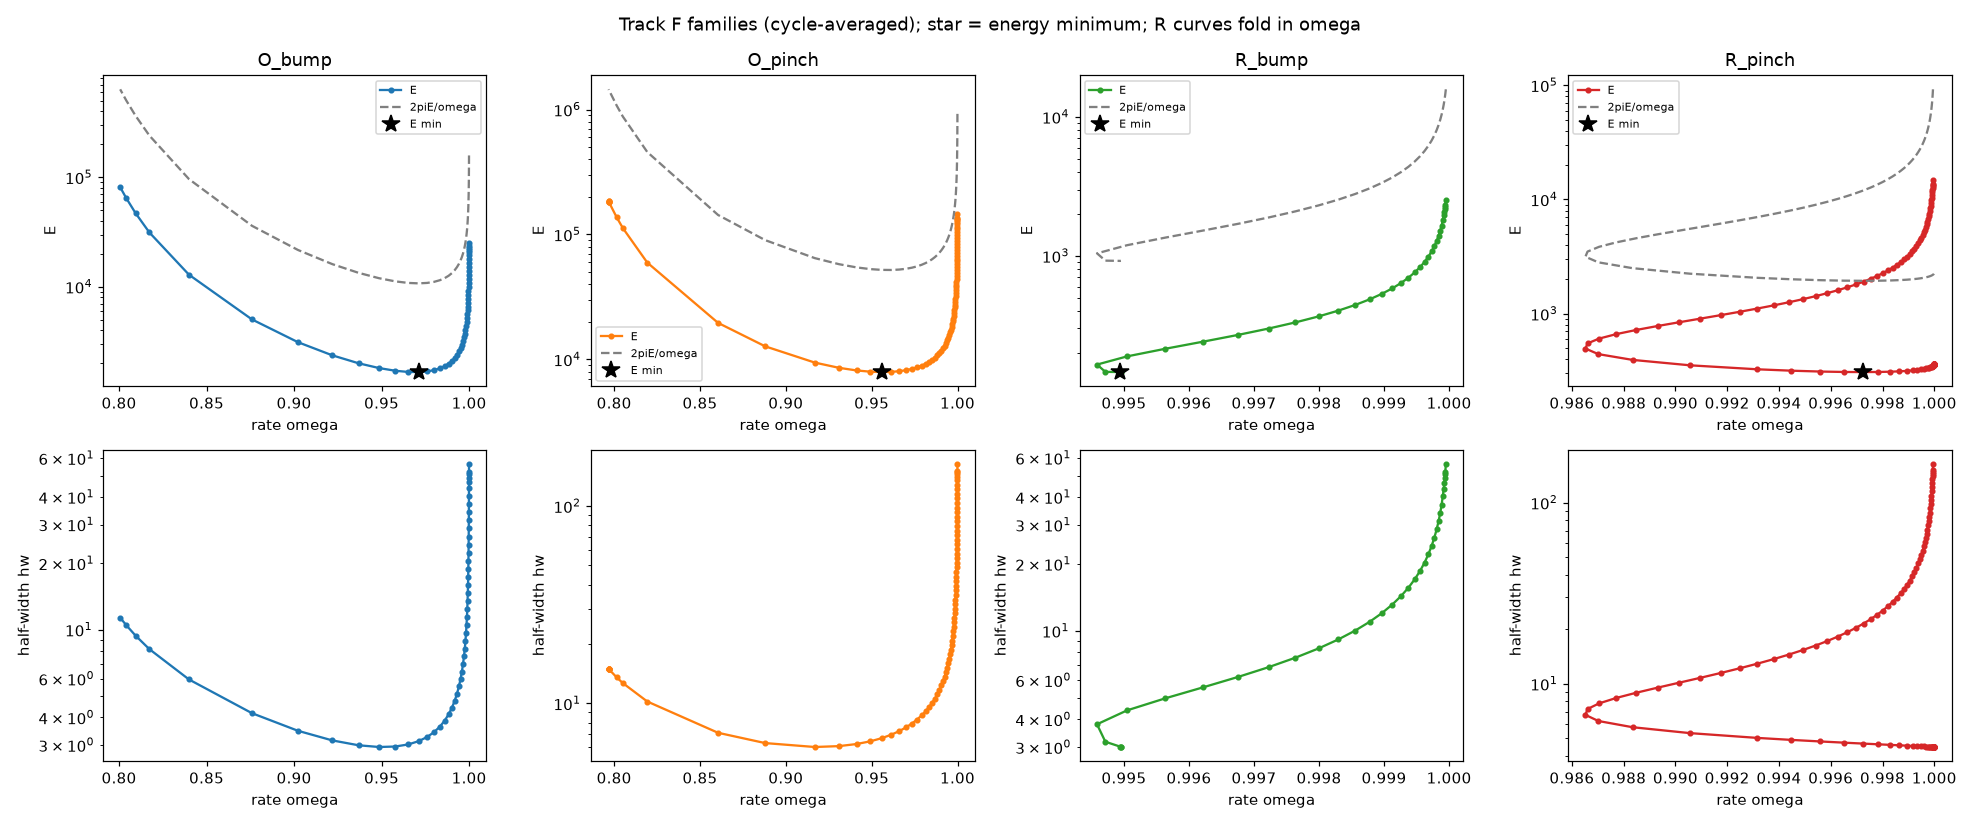

The script that saved this image:
import json, numpy as np
import matplotlib; matplotlib.use("Agg")
import matplotlib.pyplot as plt
ROOT = "/Users/aaronramos/Desktop/SWIRL/.claude/worktrees/s5-trackF"; OUT = ROOT + "/outputs/session5/trackF"
names = ["O_bump", "O_pinch", "R_bump", "R_pinch"]
col = {"O_bump": "C0", "O_pinch": "C1", "R_bump": "C2", "R_pinch": "C3"}
fam = {n: json.load(open(f"{ROOT}/outputs/radial5/family_{n}.json"))["rows"] for n in names}
fig, ax = plt.subplots(2, 4, figsize=(18, 7.5))
for j, n in enumerate(names):
    R = fam[n]; w = np.array([r["omega"] for r in R]); E = np.array([r["E"] for r in R]); hw = np.array([r["hw"] for r in R])
    epc = np.array([r["E_per_cycle"] for r in R])
    a = ax[0, j]; a.semilogy(w, E, "-o", ms=3, color=col[n], label="E"); a.semilogy(w, epc, "--", color="gray", label="2piE/omega")
    i = int(np.argmin(E)); a.plot(w[i], E[i], "k*", ms=12, label="E min"); a.set_title(n); a.set_xlabel("rate omega"); a.set_ylabel("E"); a.legend(fontsize=7)
    a = ax[1, j]; a.semilogy(w, hw, "-o", ms=3, color=col[n]); a.set_xlabel("rate omega"); a.set_ylabel("half-width hw")
    for k in range(len(w)-1):
        pass
fig.suptitle("Track F families (cycle-averaged); star = energy minimum; R curves fold in omega"); fig.tight_layout()
fig.savefig(OUT + "/plot_families.png", dpi=110)
# overlay E vs omega for bump/pinch per model
fig, ax = plt.subplots(1, 2, figsize=(11, 4.5))
for j, m in enumerate(["O", "R"]):
    for obj, ls in [("bump", "-"), ("pinch", "--")]:
        R = fam[f"{m}_{obj}"]; ax[j].semilogy([r["omega"] for r in R], [r["E"] for r in R], ls, label=obj)
    ax[j].set_title("Model " + m); ax[j].set_xlabel("rate"); ax[j].set_ylabel("E"); ax[j].legend()
fig.tight_layout(); fig.savefig(OUT + "/plot_bump_vs_pinch_E.png", dpi=110)
